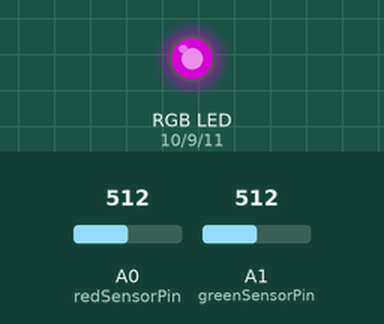
A sketch run on a simulated Arduino Uno, built with avr-gcc and run on an emulated ATmega328P. Parts: an RGB LED mixed from three pins (HIGH = lit). The inputs (shaded band) are chosen by the test bench; at power-on: A0 (redSensorPin) = 512, A1 (greenSensorPin) = 512. Dim RGB values are drawn brighter than linear; what the sketch prints to the serial monitor is not drawn.

Above: at 1.2 s.
1.3 s: A0 (redSensorPin) set to 716
At 2.5 s:
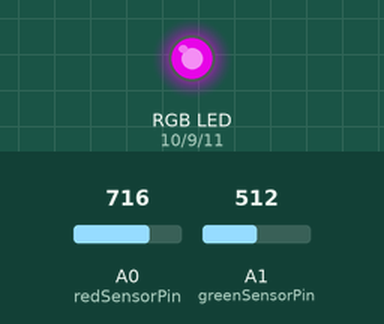
2.8 s: A0 (redSensorPin) set to 900
At 3.1 s:
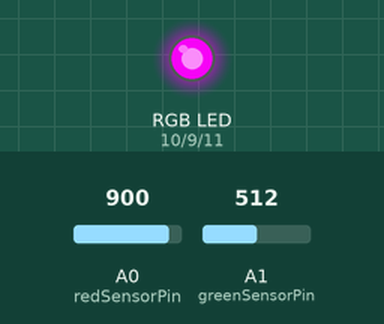
4.3 s: A0 (redSensorPin) set to 511
At 4.9 s:
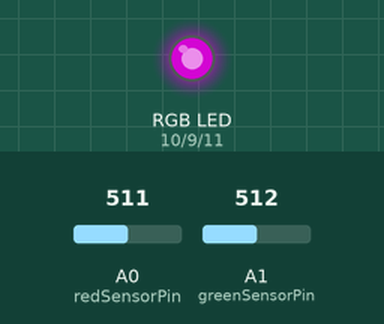
5.8 s: A0 (redSensorPin) set to 122
At 6.5 s:
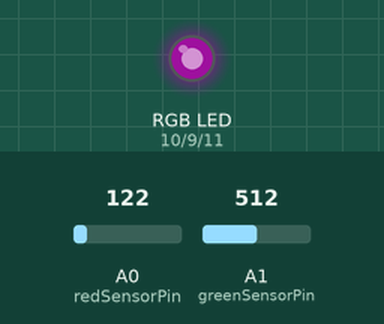
7.3 s: A0 (redSensorPin) set to 0
At 7.9 s:
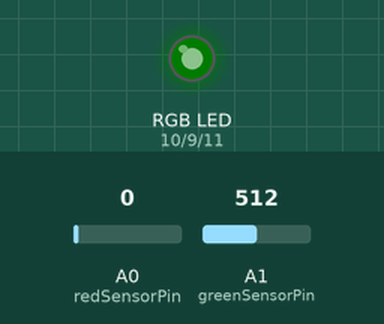
Timing chart, 0 to 9.8 s (numbered marks = the images above; inputs shaded):
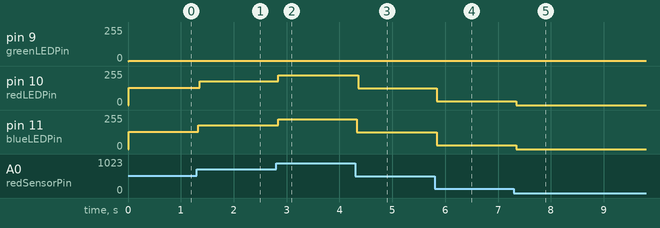

Measured:
- after the input at 1.3 s, pin 10 (redLEDPin): 128/255 → 179/255 after 0.06 s; pin 11 (blueLEDPin): 128/255 → 179/255 at once
- after the input at 2.8 s, pin 10 (redLEDPin), pin 11 (blueLEDPin): 179/255 → 225/255 at once
- after the input at 4.3 s, pin 10 (redLEDPin): 225/255 → 127/255 after 0.06 s; pin 11 (blueLEDPin): 225/255 → 127/255 at once
- after the input at 5.8 s, pin 10 (redLEDPin), pin 11 (blueLEDPin): 127/255 → 30/255 at once
- after the input at 7.3 s, pin 10 (redLEDPin), pin 11 (blueLEDPin): 30/255 → 0/255 after 0.05 s

The sketch:

color_mix_lamp.ino
```cpp
//project 4  from ultimate starter kit arduino
// color mixing lamp
// first the LED and sensor pins

const int greenLEDPin = 9;
const int redLEDPin = 10;
const int blueLEDPin = 11;

const int redSensorPin = A0;
const int greenSensorPin = A1;
const int blueSensorPin = A2;


void setup() {
  Serial.begin(9600);

  pinMode(greenLEDPin, OUTPUT);
  pinMode(redLEDPin, OUTPUT);
  pinMode(blueLEDPin, OUTPUT);

}

void loop() {
  float redSensorValue = analogRead(redSensorPin);
  delay(5);
  float greenSensorValue = analogRead(greenSensorPin);
  delay(5);
  float blueSensorValue = analogRead(blueSensorValue);

  float redValue = redSensorValue/4;
  float greenValue = greenSensorPin/4;
  float blueValue  = blueSensorValue/4;


  // this is console output
  Serial.print('Mapped Sensor Values \t red: ');
  Serial.print(redValue);
  Serial.print('\t green: ');
  Serial.print(greenValue);
  Serial.print('\t  blue: ');
  Serial.print(blueValue);

  // now output through LED
  analogWrite(redLEDPin, redValue);
  analogWrite(greenLEDPin, greenValue);
  analogWrite(blueLEDPin, blueValue);

}
```
